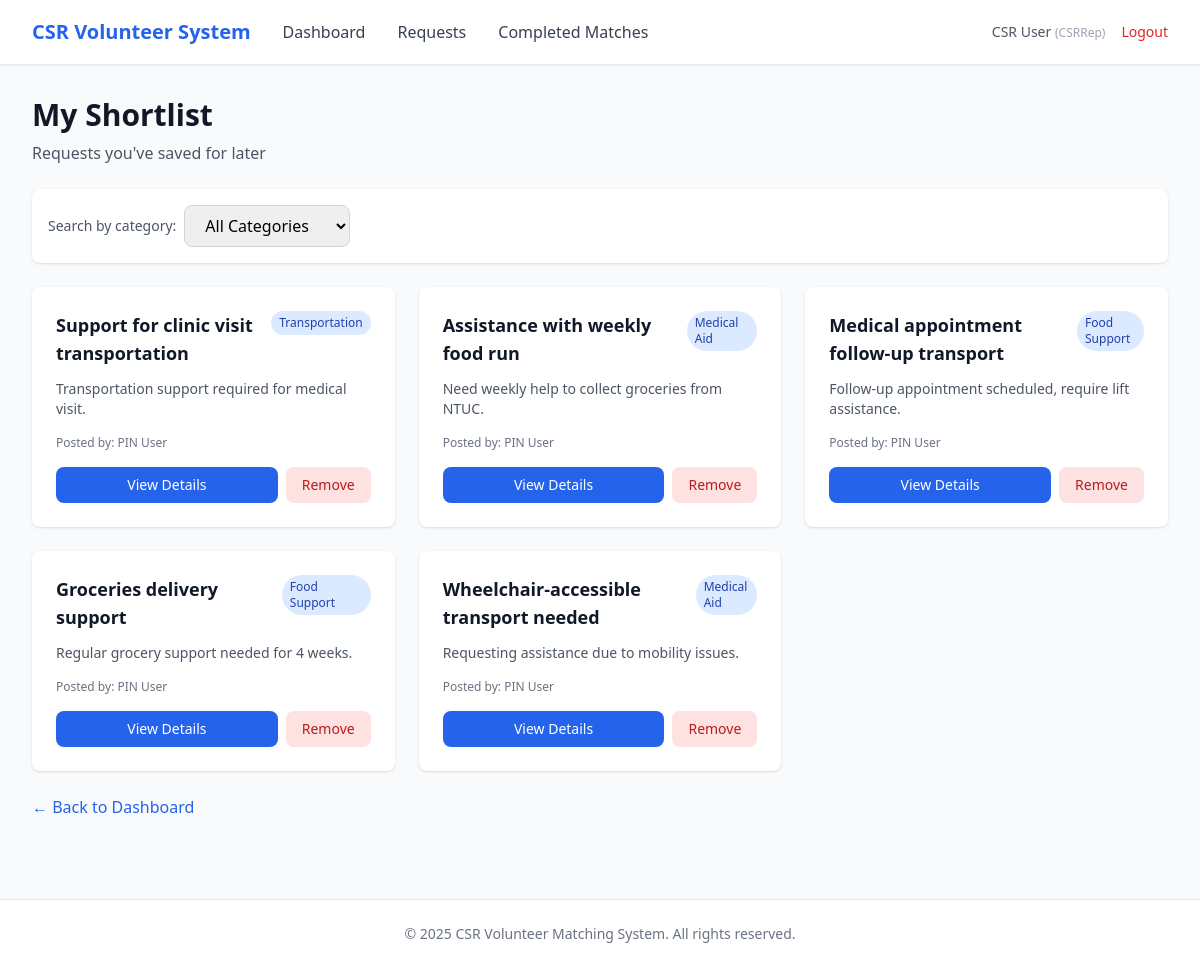
/csr/shortlist (signed in), run on the app's committed database.
### app/entity/user_account.py (models this page shows, shortened)
class UserAccount(UserMixin, db.Model):
    __tablename__ = "user_accounts"
    userID = db.Column(db.Integer, primary_key=True, autoincrement=True)  # explicit auto increment
    name = db.Column(db.String(100), nullable=False)
    email = db.Column(db.String(120), nullable=False, unique=True, index=True)
    _password = db.Column("password", db.String(255), nullable=False)
    age = db.Column(db.Integer)
    phoneNumber = db.Column(db.String(20))
    isActive = db.Column(db.Boolean, default=True)
    profileID = db.Column(db.Integer, db.ForeignKey("user_profiles.profileID"), nullable=False)
    profile = db.relationship("UserProfile", back_populates="users", lazy=True)
    @property
    def password(self):
        raise AttributeError("Password is write-only.")
    @password.setter
    def password(self, raw):
        self._password = generate_password_hash(raw)

### app/entity/user_profile.py (models this page shows)
class UserProfile(db.Model):
    __tablename__ = "user_profiles"
    profileID   = db.Column(db.Integer, primary_key=True, autoincrement=True)  # explicit auto increment
    profileName = db.Column(db.String(50), nullable=False, unique=True)
    description = db.Column(db.String(255))
    isActive    = db.Column(db.Boolean, default=True)
    users = db.relationship("UserAccount", back_populates="profile", lazy=True)

### app/entity/request.py (models this page shows)
class Request(db.Model):
    __tablename__ = "requests"
    requestID = db.Column(db.Integer, primary_key=True)
    pinID = db.Column(db.Integer, db.ForeignKey("user_accounts.userID"), nullable=False)
    csrRepID = db.Column(db.Integer, db.ForeignKey("user_accounts.userID"))
    categoryID = db.Column(db.Integer, db.ForeignKey("categories.categoryID"), nullable=False)
    title = db.Column(db.String(150), nullable=False)
    description = db.Column(db.Text)
    status = db.Column(db.String(30), default="open")
    viewCount = db.Column(db.Integer, default=0)
    shortlistCount = db.Column(db.Integer, default=0)
    createdAt = db.Column(db.DateTime, default=db.func.now(), nullable=False)
    closedAt  = db.Column(db.DateTime)
    category = db.relationship("Category", back_populates="requests", lazy=True)
    person_in_need = db.relationship(
        "UserAccount",
        foreign_keys=[pinID],
        backref=db.backref("requests_made", lazy=True),
        lazy=True
    )
    csr_representative = db.relationship(
        "UserAccount",
        foreign_keys=[csrRepID],
        backref=db.backref("requests_supported", lazy=True),
        lazy=True
    )
    shortlists = db.relationship(
        "Shortlist",
        back_populates="request",
        cascade="all, delete-orphan",
        passive_deletes=True
    )
    match_records = db.relationship(
        "MatchRecord",
        back_populates="request",
        cascade="all, delete-orphan",
        passive_deletes=True
    )

### app/entity/category.py (models this page shows)
class Category(db.Model):
    __tablename__ = "categories"
    categoryID   = db.Column(db.Integer, primary_key=True)
    categoryName = db.Column(db.String(100), nullable=False, unique=True)
    description  = db.Column(db.String(255))
    isActive     = db.Column(db.Boolean, default=True)
    requests = db.relationship("Request", back_populates="category", lazy=True)

### app/boundary/routes.py (the view)
@boundary_bp.route("/csr/shortlist")
@login_required
def csr_shortlist():
    from app.control.csr_searchShortlist_controller import CsrSearchShortlistController
    from app.entity.category import Category
    page = request.args.get("page", 1, type=int)
    per_page = 9
    selected_category = request.args.get("category", type=int)
    results = CsrSearchShortlistController().searchShortlistByCategory(current_user.userID, selected_category)
    total = len(results)
    start = (page - 1) * per_page
    end = start + per_page
    paginated_results = results[start:end]
    class SimplePagination:
        def __init__(self, page, per_page, total):
            self.page = page
            self.per_page = per_page
            self.total = total
            self.pages = (total + per_page - 1) // per_page
            self.has_prev = page > 1
            self.has_next = page < self.pages
            self.prev_num = page - 1
            self.next_num = page + 1
    pagination = SimplePagination(page, per_page, total)
    categories = Category.query.filter_by(isActive=True).all()
    requests = [s.request for s in paginated_results]
    return render_template(
        "csr/shortlist.html",
        requests=requests,
        pagination=pagination,
        categories=categories,
        selected_category=selected_category
    )

### app/control/csr_searchShortlist_controller.py (called while the page is built)
    def searchShortlistByCategory(self, csr_id: int, category_id: int = None):
        q = Shortlist.query.join(Request).filter(Shortlist.csrRepID == csr_id)
        if category_id:
            q = q.filter(Request.categoryID == category_id)
        return q.order_by(Shortlist.shortlistID.desc()).all()

### app/entity/user_account.py (called while the page is built)
@login_manager.user_loader
def load_user(user_id):
    return UserAccount.query.get(int(user_id))

### app/templates/csr/shortlist.html (shortened to what this page needs)
{% extends "base.html" %}
{% block nav_links %}
<a href="{{ url_for('boundary.csr_dashboard') }}" class="text-gray-700 hover:text-primary">Dashboard</a>
<a href="{{ url_for('boundary.csr_requests') }}" class="text-gray-700 hover:text-primary">Requests</a>
<a href="{{ url_for('boundary.csr_matches') }}" class="text-gray-700 hover:text-primary">Completed Matches</a>
{% endblock %}
{% block content %}
<div class="mb-6">
    <h1 class="text-3xl font-bold text-gray-900">My Shortlist</h1>
    <p class="text-gray-600 mt-2">Requests you've saved for later</p>
</div>
<div class="bg-white rounded-lg shadow mb-6 p-4">
    <form method="GET" action="{{ url_for('boundary.csr_shortlist') }}" class="flex gap-2 items-center">
        <label class="text-sm text-gray-600">Search by category:</label>
        <select name="category"
                class="px-4 py-2 border border-gray-300 rounded-lg focus:ring-2 focus:ring-primary focus:border-transparent"
                onchange="this.form.submit()">
            <option value="">All Categories</option>
        </select>
    </form>
</div>
<div class="grid grid-cols-1 md:grid-cols-2 lg:grid-cols-3 gap-6">
    {% for req in requests %}
    <div class="bg-white rounded-lg shadow hover:shadow-lg transition">
        <div class="p-6">
            <div class="flex justify-between items-start mb-3">
                <h3 class="text-lg font-bold text-gray-900">{{ req.title }}</h3>
                <span class="px-2 py-1 text-xs font-medium rounded-full bg-blue-100 text-blue-800">
                    {{ req.category.categoryName }}
                </span>
            </div>
            <p class="text-sm text-gray-600 mb-4 line-clamp-3">
                {{ req.description }}
            </p>
            <div class="text-xs text-gray-500 mb-4">
                <p>Posted by: {{ req.person_in_need.name }}</p>
            </div>
            <div class="flex gap-2">
                <a href="{{ url_for('boundary.csr_view_request', request_id=req.requestID) }}"
                   class="flex-1 text-center px-4 py-2 bg-primary text-white rounded-lg hover:bg-blue-700 transition text-sm">
                    View Details
                </a>
                <form method="POST" action="{{ url_for('boundary.csr_shortlist_remove', request_id=req.requestID) }}">
                    <button type="submit"
                            class="px-4 py-2 bg-red-100 text-red-700 rounded-lg hover:bg-red-200 transition text-sm">
                        Remove
                    </button>
                </form>
            </div>
        </div>
    </div>
    {% endfor %}
</div>
<div class="mt-6">
    <a href="{{ url_for('boundary.csr_dashboard') }}" class="text-primary hover:text-blue-700">
        ← Back to Dashboard
    </a>
</div>
{% endblock %}

### app/templates/base.html (shortened to what this page needs)
<!DOCTYPE html>
<html lang="en">
<head>
    <script src="https://cdn.tailwindcss.com"></script>
</head>
<body class="bg-gray-50 min-h-screen">
    {% if current_user.is_authenticated %}
    <nav class="bg-white shadow-sm border-b border-gray-200">
        <div class="max-w-7xl mx-auto px-4 sm:px-6 lg:px-8">
            <div class="flex justify-between items-center h-16">
                <div class="flex items-center gap-8">
                    <a href="{{ url_for('boundary.login') }}" class="text-xl font-bold text-primary">
                        CSR Volunteer System
                    </a>
                    {% block nav_links %}{% endblock %}
                </div>
                <div class="flex items-center gap-4">
                    <span class="text-sm text-gray-600">
                        {{ current_user.name }}
                        <span class="text-xs text-gray-400">({{ current_user.profile.profileName }})</span>
                    </span>
                    <a href="{{ url_for('boundary.logout') }}" class="text-sm text-red-600 hover:text-red-700">
                        Logout
                    </a>
                </div>
            </div>
        </div>
    </nav>
    {% endif %}
    <main class="max-w-7xl mx-auto px-4 sm:px-6 lg:px-8 py-8">
        {% block content %}{% endblock %}
    </main>
    <footer class="bg-white border-t border-gray-200 mt-12">
        <div class="max-w-7xl mx-auto px-4 sm:px-6 lg:px-8 py-6">
            <p class="text-center text-sm text-gray-500">
                &copy; 2025 CSR Volunteer Matching System. All rights reserved.
            </p>
        </div>
    </footer>
</body>
</html>

### data on the page
UserAccount: name "CSR User"
UserProfile: profile.profileName "CSRRep"
Request: title "Support for clinic visit transportation", category.categoryName "Transportation", description "Transportation support required for medical visit.", person_in_need.name "PIN User"
Request: title "Assistance with weekly food run", category.categoryName "Medical Aid", description "Need weekly help to collect groceries from NTUC.", person_in_need.name "PIN User"
Request: title "Medical appointment follow-up transport", category.categoryName "Food Support", description "Follow-up appointment scheduled, require lift assistance.", person_in_need.name "PIN User"
Request: title "Groceries delivery support", category.categoryName "Food Support", description "Regular grocery support needed for 4 weeks.", person_in_need.name "PIN User"
Request: title "Wheelchair-accessible transport needed", category.categoryName "Medical Aid", description "Requesting assistance due to mobility issues.", person_in_need.name "PIN User"
